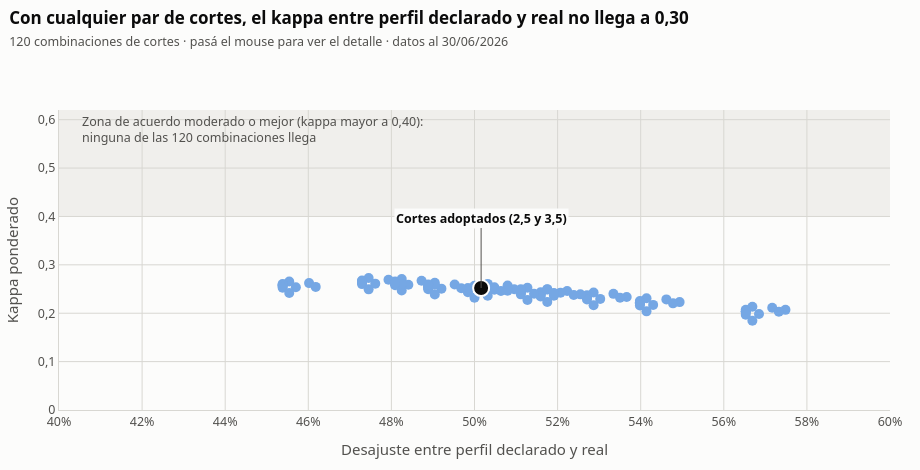

This figure's notebook cell:
### Markdown cell above
Comparados con los que coinciden, los sobreexpuestos se informan más por redes (38 % contra 25 %), esperan más de 30 % anual casi el doble de veces (27 % contra 15 %), tienen peor test (3,9 contra 4,4) y una cartera mediana más grande (USD 13.328 contra 10.559). Sólo el 27 % dice tolerar como mucho una pérdida del 5 %, contra el 50 % de los que coinciden: muchos se declararon conservadores aunque el resto de sus respuestas no lo son.

Los subexpuestos se parecen a los que coinciden, con mejor test (5,1).

### Code cell
# Pruebo cambiar los valores de los cortes

robustez = []
for corte_bajo in np.arange(2.0, 3.01, 0.1):
    for corte_alto in np.arange(3.0, 4.01, 0.1):
        if corte_alto <= corte_bajo:
            continue
        propuesto = (
            pd.cut(
                comparables["riesgo_efectivo"],
                bins=[0, corte_bajo, corte_alto, 5.01],
                labels=ETIQUETAS_PERFIL,
                right=False,
            )
            .astype(str)
            .map(ORDEN_PERFIL)
            .astype(int)
            .values
        )
        robustez.append(
            {
                "corte_bajo": round(corte_bajo, 1),
                "corte_alto": round(corte_alto, 1),
                "desajuste": (declarado != propuesto).mean(),
                "kappa_lineal": kappa_cohen(declarado, propuesto, pesos="lineal"),
                "sobreexpuestos": (propuesto > declarado).mean(),
                "subexpuestos": (propuesto < declarado).mean(),
            }
        )

robustez = pd.DataFrame(robustez)

es_adoptado = (robustez["corte_bajo"] == CORTE_CONSERVADOR_MODERADO) & (
    robustez["corte_alto"] == CORTE_MODERADO_AGRESIVO
)
detalle_hover = (
    "<b>Cortes %{customdata[0]:.1f} y %{customdata[1]:.1f}</b><br>"
    "Desajuste: %{x:.1%}<br>"
    "Kappa ponderado: %{y:.2f}<br>"
    "Sobreexpuestos %{customdata[2]:.1%} · subexpuestos %{customdata[3]:.1%}"
    "<extra></extra>"
)
columnas_hover = ["corte_bajo", "corte_alto", "sobreexpuestos", "subexpuestos"]

figura = go.Figure()
figura.add_hrect(y0=0.40, y1=0.62, fillcolor="#f0efec", line_width=0, layer="below")
figura.add_annotation(
    x=0.405,
    y=0.58,
    text="Zona de acuerdo moderado o mejor (kappa mayor a 0,40):<br>"
    "ninguna de las 120 combinaciones llega",
    showarrow=False,
    xanchor="left",
    align="left",
    font=dict(color=TINTA_SECUNDARIA),
)
figura.add_trace(
    go.Scatter(
        x=robustez.loc[~es_adoptado, "desajuste"],
        y=robustez.loc[~es_adoptado, "kappa_lineal"],
        mode="markers",
        marker=dict(size=10, color=aclarar(COLOR_PERFIL["Conservador"], 0.35)),
        customdata=robustez.loc[~es_adoptado, columnas_hover].values,
        hovertemplate=detalle_hover,
        name="Otros cortes posibles",
    )
)
figura.add_trace(
    go.Scatter(
        x=robustez.loc[es_adoptado, "desajuste"],
        y=robustez.loc[es_adoptado, "kappa_lineal"],
        mode="markers",
        marker=dict(size=16, color=TINTA_PRIMARIA, line=dict(color="white", width=2)),
        customdata=robustez.loc[es_adoptado, columnas_hover].values,
        hovertemplate=detalle_hover,
        name="Cortes adoptados",
    )
)
figura.update_xaxes(
    title="Desajuste entre perfil declarado y real",
    tickformat=".0%",
    range=[0.40, 0.60],
)
figura.update_yaxes(title="Kappa ponderado", range=[0, 0.62], dtick=0.1)
figura.add_annotation(
    x=robustez.loc[es_adoptado, "desajuste"].iloc[0],
    y=robustez.loc[es_adoptado, "kappa_lineal"].iloc[0],
    text="<b>Cortes adoptados (2,5 y 3,5)</b>",
    showarrow=True,
    arrowcolor=TINTA_SECUNDARIA,
    ax=0,
    ay=-70,
    font=dict(color=TINTA_PRIMARIA),
    bgcolor=SUPERFICIE,
)
figura.update_layout(showlegend=False)
presentar(
    figura,
    "Con cualquier par de cortes, el kappa entre perfil declarado y real no llega a "
    "0,30",
    "120 combinaciones de cortes · pasá el mouse para ver el detalle",
    alto=470,
)

print(f"Combinaciones de cortes evaluadas: {len(robustez)}")
print(
    f"El desajuste va de {robustez['desajuste'].min():.1%} a "
    f"{robustez['desajuste'].max():.1%} "
    f"(mediana {robustez['desajuste'].median():.1%})."
)
print(
    f"El kappa ponderado va de {robustez['kappa_lineal'].min():.3f} a "
    f"{robustez['kappa_lineal'].max():.3f}."
)
print(
    f"\n¿Alguna combinación alcanza acuerdo 'moderado' (kappa > 0,40)? "
    f"{'Sí' if robustez['kappa_lineal'].max() > 0.40 else 'NO, ninguna'}."
)
print(
    f"Sobreexpuestos: de {robustez['sobreexpuestos'].min():.1%} a "
    f"{robustez['sobreexpuestos'].max():.1%} | subexpuestos: de "
    f"{robustez['subexpuestos'].min():.1%} a {robustez['subexpuestos'].max():.1%}."
)

### Figure 1 — Plotly figure (JSON) as saved in the notebook; plotly's stock layout.template omitted (floating-point values rounded to 4 significant figures; data arrays with more than 128 entries replaced by an {"elided": "..."} marker saying what was removed)
{"data": [{"customdata": {"elided": "119x4 float values"}, "hovertemplate": "<b>Cortes %{customdata[0]:.1f} y %{customdata[1]:.1f}</b><br>Desajuste: %{x:.1%}<br>Kappa ponderado: %{y:.2f}<br>Sobreexpuestos %{customdata[2]:.1%} · subexpuestos %{customdata[3]:.1%}<extra></extra>", "marker": {"color": "#75a7e4", "size": 10}, "mode": "markers", "name": "Otros cortes posibles", "type": "scatter", "x": [0.5748, 0.5717, 0.5732, 0.5669, 0.5653, 0.5653, 0.5653, 0.5653, 0.5685, 0.5653, 0.5669, 0.5494, 0.5462, 0.5478, 0.5414, 0.5398, 0.5398, 0.5398, 0.5398, 0.543, 0.5398, 0.5414, 0.5366, 0.5334, 0.535, 0.5287, 0.5271, 0.5271, 0.5271, 0.5271, 0.5303, 0.5271, 0.5287, 0.5255, 0.5223, 0.5239, 0.5175, 0.5159, 0.5159, 0.5159, 0.5159, 0.5191, 0.5159, 0.5175, 0.5207, 0.5175, 0.5191, 0.5127, 0.5111, 0.5111, 0.5111, 0.5111, 0.5143, 0.5111, 0.5127, 0.5111, 0.508, 0.5096, 0.5032, 0.5016, 0.5016, 0.5016, 0.5048, 0.5016, 0.5032, 0.508, 0.5048, 0.5064, 0.5, 0.4984, 0.4984, 0.4984, 0.4984, 0.5016, 0.4984, 0.5, 0.4984, 0.4952, 0.4968, 0.4904, 0.4889, 0.4889, 0.4889, 0.4889, 0.492, 0.4889, 0.4904, 0.4904, 0.4873, 0.4889, 0.4825, 0.4809, 0.4809, 0.4809, 0.4809, 0.4841, 0.4809, 0.4825, 0.4825, 0.4793, 0.4809, 0.4745, 0.4729, 0.4729, 0.4729, 0.4729, 0.4761, 0.4729, 0.4745, 0.4602, 0.4618, 0.4554, 0.4538, 0.4538, 0.4538, 0.4538, 0.457, 0.4538, 0.4554], "y": [0.207, 0.2114, 0.203, 0.2133, 0.2073, 0.2037, 0.2024, 0.2043, 0.1985, 0.1971, 0.1845, 0.2229, 0.2286, 0.2204, 0.231, 0.2253, 0.2218, 0.2206, 0.2227, 0.2172, 0.2159, 0.2039, 0.2335, 0.24, 0.2319, 0.2428, 0.2372, 0.2339, 0.2327, 0.2349, 0.2296, 0.2284, 0.2167, 0.239, 0.2459, 0.2378, 0.2488, 0.2434, 0.24, 0.2389, 0.2411, 0.2359, 0.2348, 0.2232, 0.2426, 0.2497, 0.2417, 0.2528, 0.2474, 0.2441, 0.243, 0.2453, 0.2401, 0.239, 0.2276, 0.2496, 0.2573, 0.2494, 0.2606, 0.2554, 0.251, 0.2534, 0.2484, 0.2473, 0.2361, 0.2463, 0.2538, 0.2458, 0.2569, 0.2516, 0.2483, 0.2472, 0.2496, 0.2445, 0.2434, 0.2321, 0.2516, 0.2595, 0.2516, 0.2628, 0.2576, 0.2544, 0.2533, 0.2557, 0.2508, 0.2497, 0.2385, 0.2587, 0.2671, 0.2593, 0.2706, 0.2656, 0.2623, 0.2614, 0.2639, 0.259, 0.258, 0.2471, 0.2605, 0.2691, 0.2613, 0.2727, 0.2677, 0.2644, 0.2635, 0.266, 0.2612, 0.2602, 0.2493, 0.2623, 0.2544, 0.2657, 0.2605, 0.2573, 0.2562, 0.2587, 0.2538, 0.2527, 0.2417]}, {"customdata": [[2.5, 3.5, 0.2197, 0.2818]], "hovertemplate": "<b>Cortes %{customdata[0]:.1f} y %{customdata[1]:.1f}</b><br>Desajuste: %{x:.1%}<br>Kappa ponderado: %{y:.2f}<br>Sobreexpuestos %{customdata[2]:.1%} · subexpuestos %{customdata[3]:.1%}<extra></extra>", "marker": {"color": "#0b0b0b", "line": {"color": "white", "width": 2}, "size": 16}, "mode": "markers", "name": "Cortes adoptados", "type": "scatter", "x": [0.5016], "y": [0.2521]}], "layout": {"annotations": [{"align": "left", "font": {"color": "#52514e"}, "showarrow": false, "text": "Zona de acuerdo moderado o mejor (kappa mayor a 0,40):<br>ninguna de las 120 combinaciones llega", "x": 0.405, "xanchor": "left", "y": 0.58}, {"arrowcolor": "#52514e", "ax": 0, "ay": -70, "bgcolor": "#fcfcfb", "font": {"color": "#0b0b0b"}, "showarrow": true, "text": "<b>Cortes adoptados (2,5 y 3,5)</b>", "x": 0.5016, "y": 0.2521}], "font": {"color": "#52514e", "family": "Segoe UI, Inter, Arial, sans-serif", "size": 12.5}, "height": 470, "hoverlabel": {"align": "left", "bgcolor": "white", "bordercolor": "#d8d7d2", "font": {"color": "#0b0b0b", "family": "Segoe UI, Inter, Arial, sans-serif", "size": 12.5}}, "margin": {"b": 60, "l": 20, "r": 30, "t": 110}, "paper_bgcolor": "#fcfcfb", "plot_bgcolor": "#fcfcfb", "separators": ",.", "shapes": [{"fillcolor": "#f0efec", "layer": "below", "line": {"width": 0}, "type": "rect", "x0": 0, "x1": 1, "xref": "x domain", "y0": 0.4, "y1": 0.62, "yref": "y"}], "showlegend": false, "title": {"font": {"color": "#0b0b0b", "size": 17}, "text": "<b>Con cualquier par de cortes, el kappa entre perfil declarado y real no llega a 0,30</b><br><span style='font-size:12.5px;color:#52514e'>120 combinaciones de cortes · pasá el mouse para ver el detalle · datos al 30/06/2026</span>", "x": 0.01, "xanchor": "left", "y": 0.95, "yanchor": "top", "yref": "container"}, "width": 920, "xaxis": {"automargin": true, "gridcolor": "#d8d7d2", "linecolor": "#d8d7d2", "range": [0.4, 0.6], "tickformat": ".0%", "title": {"text": "Desajuste entre perfil declarado y real"}, "zeroline": false}, "yaxis": {"automargin": true, "dtick": 0.1, "gridcolor": "#d8d7d2", "linecolor": "#d8d7d2", "range": [0, 0.62], "title": {"text": "Kappa ponderado"}, "zeroline": false}}}
